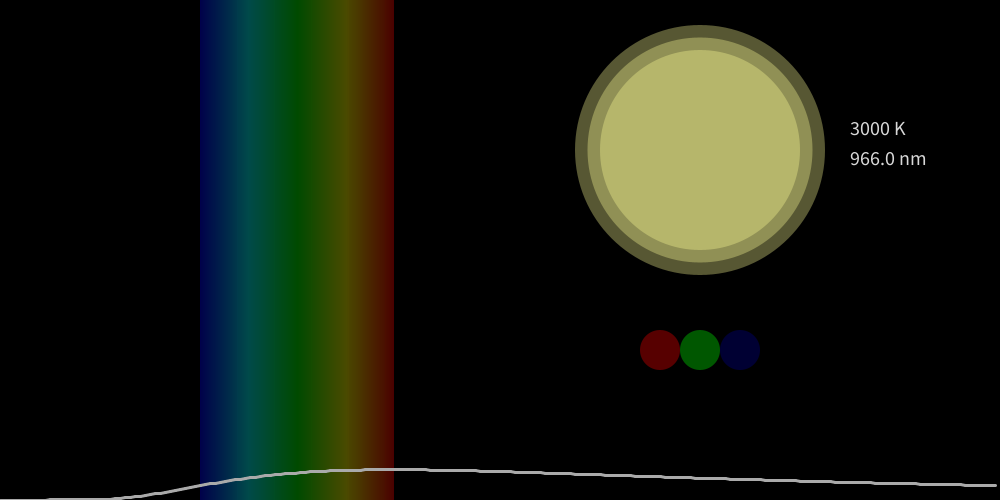
Frame 1 (no input)
Frame 60 (the mouse pressed at the canvas centre just before this capture): identical to frame 1, image omitted
Frame 120 (the mouse held since frame 60 and released just before this capture): identical to frame 1, image omitted

The Processing sketch that drew this single still picture (run headless with seeded random() and noise(); from frame 60 on, the mouse is pressed at the canvas centre):

// Processing sketch: Planck
// ── Planck.pde
int N = 200; //Cantidad de puntos en la linea
int xpos;
color col;

float p1 = 0.2; //Fracción del width donde empieza el visible
float p2 = p1*7.5/3.8; //Fracción del width donde termina el visible
float lfin = 0.38/p1; //Longitud de onda donde termina el gráfico en micrómetros
float dp = p2 - p1; //Ancho del espectro visible
int Temp; //Temperatura inicial
float L;

void setup() {
  Temp = 3000;
  L = 1000*2898/Temp;
  size(1000, 500);
  background(0);
  colorMode(HSB, 1.5*N, N, N); //Esto es para hacer el arcoíris
  noStroke();
  rainbow();
  star();
  go();

  fill(255);
  textSize(20);
  text(Temp + " K", width - 150, 0.3*height-15); //Pone la Temperatura en Pantalla
  text(L + " nm", width - 150,0.3*height+15);

  //delay(3000);
}

void keyPressed() { //Para manejar manualmente la Temperatura
  if (keyCode == LEFT) {
    Temp += 10;
  } else if (keyCode == RIGHT) {
    Temp -= 10;
  } else if (keyCode == DOWN) {
    Temp += 0;
  } else if (keyCode == UP) {
    setup();
  }
}

void draw() {
  background(0);
  rainbow();
  star();
  go();
  keyPressed();

  fill(255);
  textSize(20);
  text(Temp + " K", width - 150, 0.3*height-15); //Pone la Temperatura en Pantalla
  text(L + " nm", width - 150, 0.3*height+15); //Pone la Longitud de onda Mäxima en Pantalla
  //Temp += 10;
  L = 1000*2898/Temp;

  if ((Temp > 2e4)||(Temp<0)) {
    setup(); //Reinicia cuando llega a 20 000K
  }
}

void rainbow() { //Dibuja el espectro visible
  colorMode(HSB, 1.5*N, N, N);
  for (int i = 0; i < N; i++) {
    col = color(N-i, N, 0.3*N);
    xpos = (int) map(i, 0, N, p1*width, p2*width);
    noStroke();
    fill(col);
    rect(xpos, 0, dp*width/N, height);
  }
}

void star() {
  int thold = 80;
  colorMode(RGB, thold, thold, thold, 2e4);
  float c1 = I(Temp, (int)(p1*width)); //AZUL
  float c2 = I(Temp, (int)((p1+dp/2)*width)); //VERDE
  float c3 = I(Temp, (int)(p2*width)); //ROJO
  float mx = max(c1, c2, c3);
  c1 = 100*c1/mx;
  c2 = 100*c2/mx;
  c3 = 100*c3/mx;
  col = color(c3, c2, c1, Temp+3840);
  fill(col);
  noStroke();

  float radius = 0.5*height;

  ellipse(0.7*width, 0.3*height, radius, radius);
  ellipse(0.7*width, 0.3*height, 0.9*radius, 0.9*radius);
  ellipse(0.7*width, 0.3*height, 0.8*radius, 0.8*radius);
  
  float size = 40;
  float T = pow(Temp+3840,1);
  
  fill(c3,0,0,T);
  ellipse(0.7*width-(1)*size,0.7*height, size, size);
  fill(0,c2,0,T);
  ellipse(0.7*width-(0)*size,0.7*height, size, size);
  fill(0,0,c1,T);
  ellipse(0.7*width+(1)*size,0.7*height, size, size);
}

void go() { //Dibuja la función de Planck  
  colorMode(HSB, 1.5*N, N, N);
  int xini = 0;
  int yini = height;

  for (int i = 1; i < N; i++) {

    xpos = (int) map(i, 0, N, 0, width);
    float y = I(Temp, xpos);
    float ypos = map(y, 0, 1, height, 0);

    //fill(N);
    //ellipse(xpos,ypos,5,5);

    fill(255);
    stroke(N);
    strokeWeight(3);
    line(xini, yini, xpos, ypos);

    xini = xpos;
    yini = (int) ypos;
  }
}

float planck(int T_, float lm_) {
  float c = 3e14;
  float h = 6.626e-22;
  float k = 1.38e-11;
  float uno = 2*h*c;
  float dos = pow(lm_, 3);
  float tres = exp((h*c)/(k*T_*lm_))-1;

  return 1e6*uno/(dos*tres);
}

float I(int T_, int pix_) {
  int T = T_ + 3840;
  float lambda = map(pix_, 0, width, 0, lfin);
  float in = planck(T, lambda);

  return in;
}
